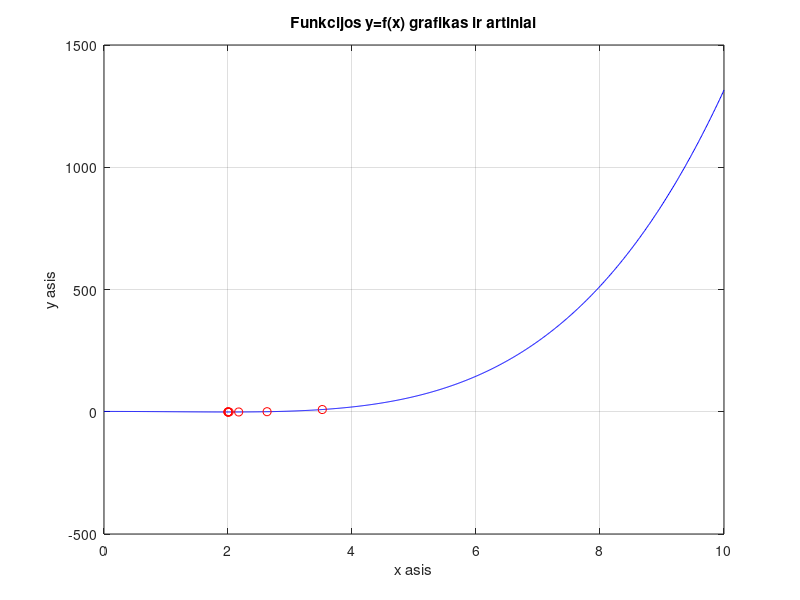

This chart was generated by the following MATLAB code:
function NiutonoMetodas
% Niutono metodu randamas funkcijos f(x) minimumas intervale [l,r].

f=@(x)((x.^2-4).^2)/7-1;
f1=@(x)4*x*(x.^2-4)/7;
f2=@(x)4*(3*x.^2-4)/7;

l=0;   % apatinis intervalo rezis
r=10;  % desinysis intervalo rezis

epsilon=10^(-4); %tikslumas

k=1; %iteraciju skaitliukas
kmax=100; % maksimalus iteraciju skaitliukas

%Funkcijos grafiko y=f(x) braizymas
x=l:0.01:r;
y=f(x);
plot(x,y,'b');
grid on;
xlabel('x asis');
ylabel('y asis');
title(['Funkcijos y=f(x) grafikas ir artiniai']);

%Metodo realizavimas

x0=5;
delta=1;
disp(['     x1        x2        k         funkc. kviet. sk']);

format long

while delta>=epsilon
      x1=x0-f1(x0)/f2(x0);
      y1=f(x1);
      delta=abs(x1-x0);
      x0=x1;

      format long
      disp([x1, y1]);
      format short
      disp([k, 2*k]);
                 
      hold on
      plot(x1, y1, 'ro')
      
      if k==kmax
          format short
          disp(['Pasiektas maksimalus iteraciju skaicius k=', num2str(kmax)]);
          break
      end 
      k=k+1;
end
end